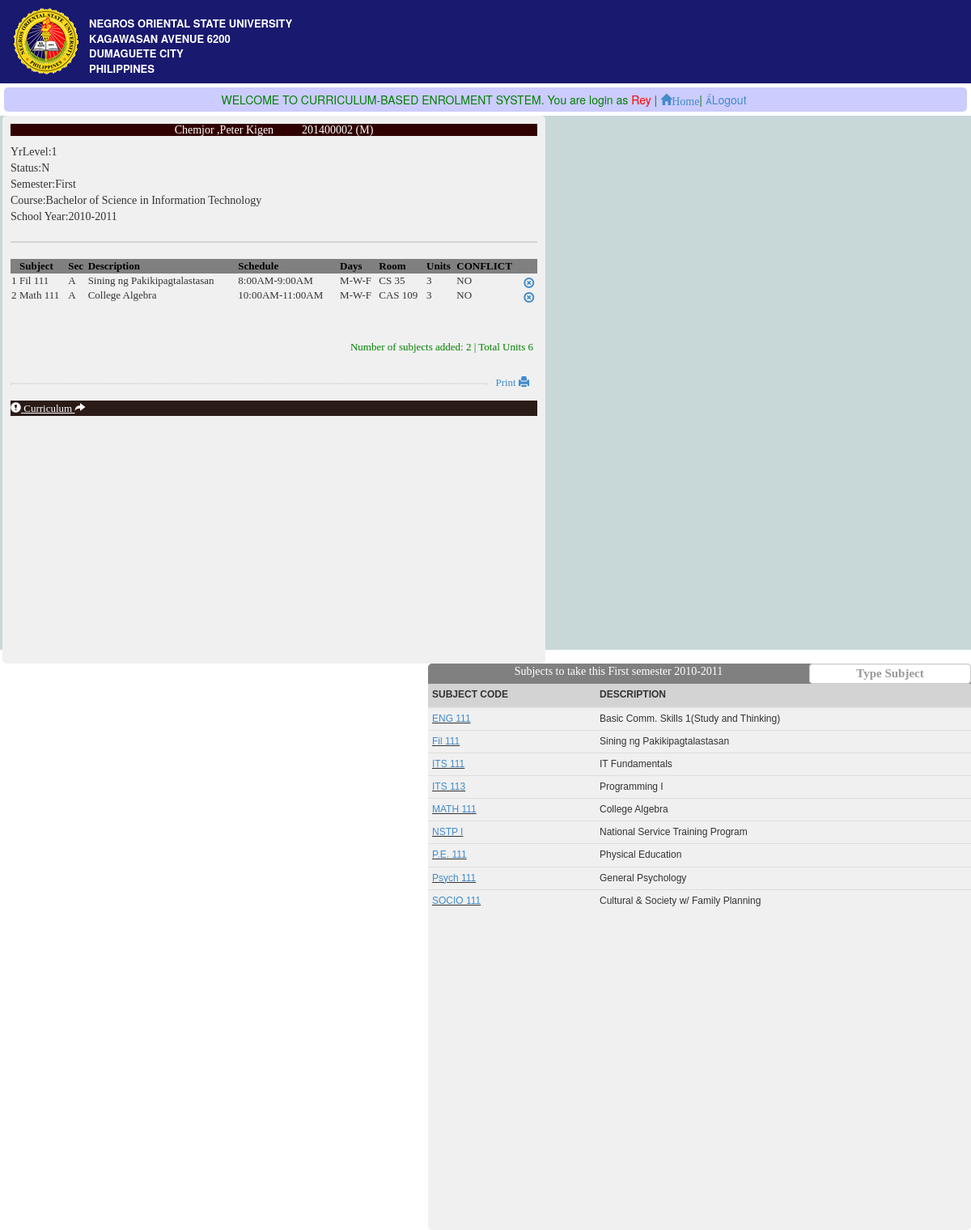
/enrol.php?id=201400002 (signed in), run on the app's committed database.
### tables this page shows
CREATE TABLE IF NOT EXISTS `stud_information` (
  `studno` bigint(10) NOT NULL AUTO_INCREMENT COMMENT '20140000',
  `fname` varchar(30) NOT NULL,
  `mname` varchar(30) NOT NULL,
  `lname` varchar(30) NOT NULL,
  `sufname` varchar(10) NOT NULL,
  `gender` char(1) NOT NULL,
  `bday` date NOT NULL,
  `bplace` varchar(30) NOT NULL,
  `course` varchar(200) NOT NULL,
  `street` varchar(30) NOT NULL,
  `barangay` varchar(30) NOT NULL,
  `town` varchar(30) NOT NULL,
  `province` varchar(30) NOT NULL,
  `country` varchar(30) NOT NULL,
  `contact` varchar(30) NOT NULL,
  `civilstatus` varchar(30) NOT NULL,
  `parent` varchar(50) NOT NULL,
  `parent_con` varchar(30) NOT NULL,
  `father` varchar(60) NOT NULL,
  `father_con` varchar(30) NOT NULL,
  `mother` varchar(60) NOT NULL,
  `mother_con` varchar(30) NOT NULL,
  `spouse` varchar(60) NOT NULL,
  `spouse_con` varchar(30) NOT NULL,
  `numboy` tinyint(3) NOT NULL,
  `numgirl` tinyint(3) NOT NULL,
  `or_num` varchar(10) NOT NULL,
  `or_date` date NOT NULL,
  `date_in` date NOT NULL,
  `user_in` varchar(10) NOT NULL,
  PRIMARY KEY (`studno`),
  UNIQUE KEY `studno` (`studno`)
);

CREATE TABLE IF NOT EXISTS `payment` (
  `id` bigint(100) NOT NULL AUTO_INCREMENT,
  `studno` int(100) NOT NULL,
  `tut_orno` int(10) NOT NULL,
  `tut_ordate` date NOT NULL,
  `tut_amount` decimal(8,2) NOT NULL,
  `mis_orno` int(10) NOT NULL,
  `mis_date` date NOT NULL,
  `mis_amount` decimal(8,2) NOT NULL,
  `course` varchar(200) NOT NULL,
  `coursecode` varchar(100) NOT NULL,
  `yrlevel` tinyint(5) NOT NULL,
  `graduating` char(3) NOT NULL,
  `scholarship` varchar(200) NOT NULL,
  `grant_amount` float NOT NULL,
  `schoolyear` varchar(100) NOT NULL,
  `semester` varchar(10) NOT NULL,
  `user_in` varchar(30) NOT NULL,
  `updated` datetime NOT NULL,
  PRIMARY KEY (`id`)
);

CREATE TABLE IF NOT EXISTS `subject_enrolled` (
  `id` int(100) NOT NULL AUTO_INCREMENT,
  `studno` int(11) NOT NULL,
  `sub_id` int(11) NOT NULL,
  `sub_code` varchar(20) NOT NULL,
  `description` varchar(100) NOT NULL,
  `sub_units` tinyint(3) NOT NULL,
  `sub_section` char(3) NOT NULL,
  `schedule` varchar(20) NOT NULL,
  `days` varchar(10) NOT NULL,
  `room` varchar(10) NOT NULL,
  `yrlevel` int(3) NOT NULL,
  `schoolyear` varchar(10) NOT NULL,
  `semester` varchar(15) NOT NULL,
  `grade` tinyint(4) NOT NULL,
  `print` tinyint(2) NOT NULL,
  `Remarks` text NOT NULL,
  PRIMARY KEY (`id`)
);

CREATE TABLE IF NOT EXISTS `curriculum` (
  `id` int(11) unsigned NOT NULL AUTO_INCREMENT,
  `sub_code` varchar(15) NOT NULL,
  `description` varchar(150) NOT NULL,
  `yrlevel` tinyint(2) NOT NULL,
  `prequisite_sub` varchar(50) NOT NULL,
  `semester` varchar(10) NOT NULL,
  `course_id` varchar(30) NOT NULL,
  `cut_off` int(3) NOT NULL,
  PRIMARY KEY (`id`)
);

### enrol.php (the view, shortened to what this page needs)
<?php include('includes/header.php');?>
<div style="text-align:center;color:green;margin:5px;padding:5px;background-color:#CCCCFF;border-radius:5px">WELCOME TO CURRICULUM-BASED ENROLMENT SYSTEM. You are login as<font color="red">
<?php echo $_SESSION['username'];?> </font>|&nbsp;<a href="home.php"><span class="glyphicon glyphicon-home">Home</span></a>|
<a href="logout.php"><span class="glyphicons glyphicon-star">Logout</span></a>&nbsp;</div>
<div id="enrolment">
<div id="pick_sub">
<?php
	$id=$_GET['id'];
	$query=mysql_query("SELECT i.*,p.* FROM stud_information as i
	INNER JOIN payment as p ON p.studno=i.studno where p.studno='$id'
	AND i.studno='$id'") or die('cannot query');
	$rows=mysql_fetch_assoc($query);
	$name=$rows['lname']."\t\t,".$rows['fname']."\t".$rows['mname']."&nbsp;&nbsp;&nbsp;&nbsp;&nbsp;&nbsp;&nbsp;&nbsp;&nbsp;&nbsp;".$rows['studno']."&nbsp;(".$rows['gender'].")";
	$course=$rows['course'];
	$grad=$rows['graduating'];
	$yrlevel=$rows['yrlevel'];
	$sem=$rows['semester'];
	$yr=$rows['schoolyear'];
	$coscode=$rows['coursecode'];
?>
<div style="background-color:#300000"><h5 style="margin-top:0px;color:white;text-align:center;font-family:Tahoma"><?php echo $name;?></h5></div>
<div>
YrLevel:<?php echo $yrlevel;?><br>
Status:<?php echo $grad;?><br>
Semester:<?php echo $sem?><br>
Course:<?php echo $course;?><br>
School Year:<?php echo $yr;?>
</div>
<hr style='border:1px solid lightgrey'>
<div id="subjects">
<div id='loadslip'>
	<?php
	$studno=$_SESSION['studno'];
	$i=1;
		$conf="NO";
	$done=mysql_query("select * from subject_enrolled where studno='$studno'  order by sub_code");
				if($done)
				{
				echo "<table width='100%'><th>
				</th><th>Subject</th>
				<th>Sec</th>
				<th>Description</th>
				<th>Schedule</th>
				<th>Days</th>
				<th>Room</th>
				<th>Units</th>
				<th>CONFLICT</th>
				<th></th><tr/>";
				$total=mysql_num_rows($done);
				while($sub=mysql_fetch_assoc($done))
					{
					$id=$sub['id'];
					echo "<td>".$i."</td><td>".$sub['sub_code']."</td><td>".$sub['sub_section']."<td>".$sub['description']."</td>
					<td>".$sub['schedule']."</td><td>".$sub['days']."</td><td>".$sub['room']."</td><td>".$sub['sub_units']."</td>
					<td>$conf</td>
					<td><a href='del_subject.php?sub=$id'><span class='glyphicon glyphicon-Remove-Circle'title='Delete'></span></a></td><tr/>";
					$i++;
					}
						echo"</table>";
						$done=mysql_query("select sum(sub_units) as units,semester,yrlevel from subject_enrolled where studno='{$_SESSION['studno']}'");
						$check=mysql_fetch_assoc($done);
						$count=$check['units'];
						echo "<hr style='border:1 solid lightgrey'>";
						echo"<div style='margin:5px' class='pull-right'> Number of subjects added: $total | Total Units $count</div><br><br>";
						$subunits=mysql_query("select * from subject_units where course_id='$coscode' AND yrlevel='$yrlevel' and semester='$sem'");
						$rows=mysql_fetch_assoc($subunits);
						if($rows['course_id']=$coscode && $rows['yrlevel']==$yrlevel && $rows['semester']==$sem)
						{
							$units=$rows['units'];
							if($count>0 && $count<=$units)
							{
								$id=$yrlevel;
								echo"<div class='pull-right' style='margin:10px'>
								<a href='print_load.php?id=$id'>Print <span class='glyphicon glyphicon-print'></span></a>
								</div>";
							}
							else
							{
								echo "<div class='alert alert-danger' style='color:darkred;text-align:center;padding:2px'>
								Required to take <b><font color='green'>$units</font></b> Units this <b><font color='green'>
								 $sem</font></b>Semester</div>";
							}
						}
	}
	?>
<div>
<hr style="border:1px dotted lightgrey">
<div id="view" class="view" style="cursor:pointer;background-color:#2B1B17;
color:white;text-align:;text-decoration:underline"><span class="glyphicon glyphicon-exclamation-sign"></span> Curriculum
<span class="glyphicon glyphicon-share-alt"></span></div>
</div>
</div>
</div>
</div>
<div id="enroling_student">
<div style="background-color:grey;color:white;height:25px">
Subjects to take this <?php echo $sem." semester ".$yr;?>
	<input  class='form-control pull-right'style='text-align:center;height:25px;font-weight:bold;width:200px;color:black' type='text' placeholder='Type Subject' id='search' name='search' />
</div>
<div id="" class="dropdown dropdown-processed">
<?php
			$coscode_code=$_SESSION['coscode'];
		?>
  <div id="curriculum">
  <?php
	$get=mysql_query("select * from curriculum where yrlevel='$yrlevel' AND semester='$sem'
			 AND(course_id='$coscode_code' OR course_id='') order by sub_code") or die(mysql_error());
	if($get)
	{
		echo "<table id='table' ' class='table table-condensed'>
		<thead>
		<th>SUBJECT CODE</th>
		<th>DESCRIPTION</th>
		</thead><tbody>";
		while($result=mysql_fetch_assoc($get))
		{
			$code=$result['sub_code'];
			$sub=$result['id'];
			echo "<tr><td class='target dropdown-link'><a href='enrol.php?id=$studno&sub=$sub&codes=$code'>". $result['sub_code']."</a></td>
			<td>".$result['description']."</td></tr>";
		}
	}
?>
</div>
</div>
</div>
</div>

### style/main.css (style rules this page uses)
body { margin:auto; font-family:Arial, Helvetica, sans-serif; }

### style/use.css (style rules this page uses)
#enrolment { font-family:Tahoma; background-color:#C8D7D8; height:660px; }
#search { color:#7F462C; font-size:15px; }
#enroling_student { font-family:Tahoma; text-align:center; width:671px; background-color:#F0F0F0 ; margin-left:3px; float:right; border-radius:5px; overflow-y:scroll; min-height: 700px; }
#enroling_student th { background-color:lightgrey; font-family:arial; font-size:12px; }
#enroling_student td { font-family:arial; font-size:12px; }
#subjects { height:490px; color:grey; }
#subjects th { font-size:12px; }
#pick_sub { font-family:Tahoma; width:671px; background-color:#F0F0F0 ; margin-left:3px; padding:10px; float:left; border-radius:5px; }
#pick_sub th { background-color:lightgrey; color:black; font-size:12px; font-family:arial; }
#loadslip { color:green; font-size:13px; font-family:Tahoma; }
#loadslip th { background-color:grey; font-size:13px; font-family:Tahoma; }
#loadslip td { font-size:13px; font-family:Tahoma; }
#curriculum { overflow-y:scroll; height:510px; }
.target { cursor:pointer; text-decoration: underline; }

### data on the page
stud_information: name "Chemjor ,Peter Kigen 201400002 (M)", payment.yrlevel "1", payment.graduating "N", payment.semester "First", payment.course "Bachelor of Science in Information Technology", payment.schoolyear "2010-2011"
subject_enrolled: sub_code "Fil 111", sub_section "A", description "Sining ng Pakikipagtalastasan", schedule "8:00AM-9:00AM", days "M-W-F", room "CS 35", sub_units "3"
subject_enrolled: sub_code "Math 111", sub_section "A", description "College Algebra", schedule "10:00AM-11:00AM", days "M-W-F", room "CAS 109", sub_units "3"
curriculum: sub_code "ENG 111", description "Basic Comm. Skills 1(Study and Thinking)"
curriculum: sub_code "Fil 111", description "Sining ng Pakikipagtalastasan"
curriculum: sub_code "ITS 111", description "IT Fundamentals"
curriculum: sub_code "ITS 113", description "Programming I"
curriculum: sub_code "MATH 111", description "College Algebra"
curriculum: sub_code "NSTP I", description "National Service Training Program"
curriculum: sub_code "P.E. 111", description "Physical Education"
curriculum: sub_code "Psych 111", description "General Psychology"
curriculum: sub_code "SOCIO 111", description "Cultural & Society w/ Family Planning"

### other printed values
$_SESSION['username'] "Rey"
$total "2"
$count "6"
